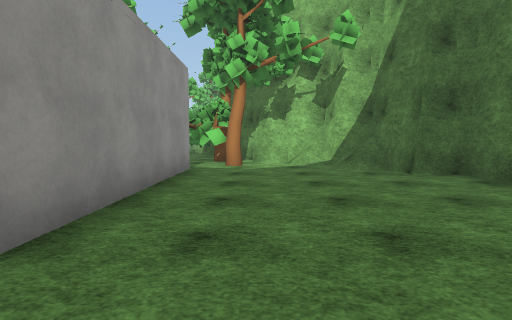
View 1 (above)

14 first-person views from a walk through a 3-D level made in the Unity game engine. The camera is 1.3 m above the floor, tilts 4° down and sees 80° across. The floor is counted in squares, 2 m on a side. Each view is taken from the middle of a square. On the plan, view 1 faces up. The plan holds only what a view shows up to about 10 squares ahead; the rest is blank. The place goes on beyond the plan. The player is left out. Door leaves are left out, so doorways stand open. Some surface patterns are stand-ins.

View 2
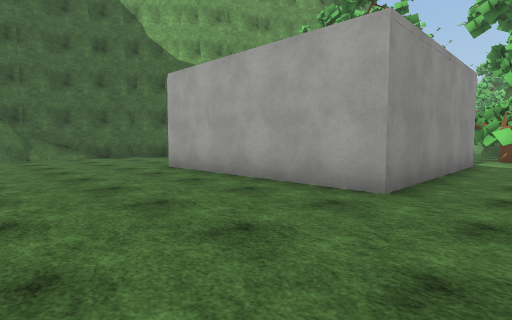

View 3
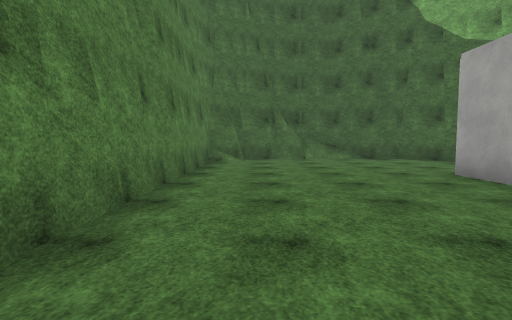

View 4
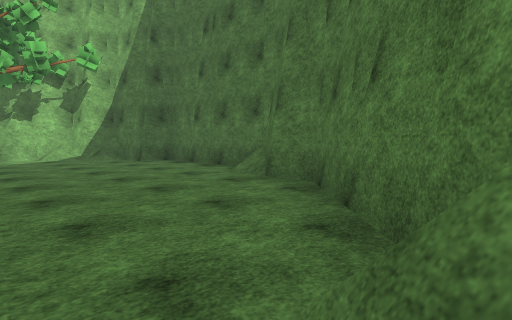

View 5
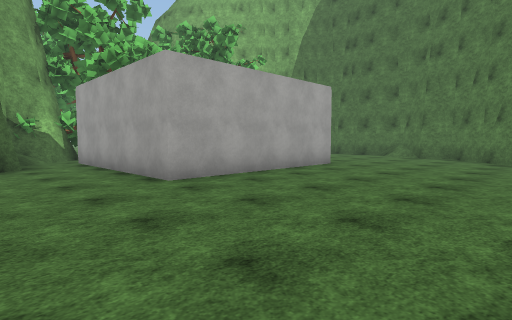

View 6
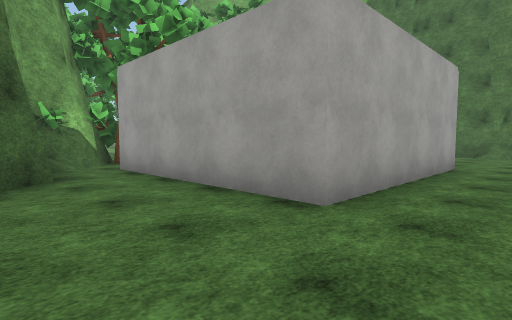

View 7
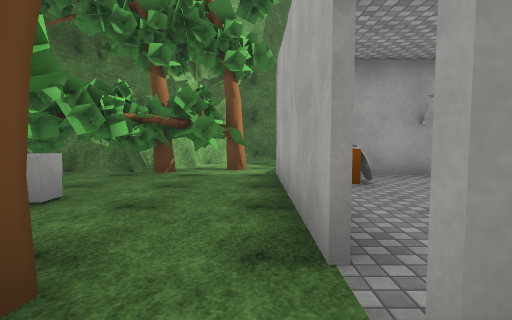

View 8
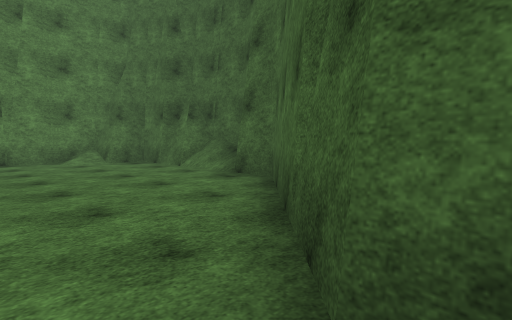

View 9
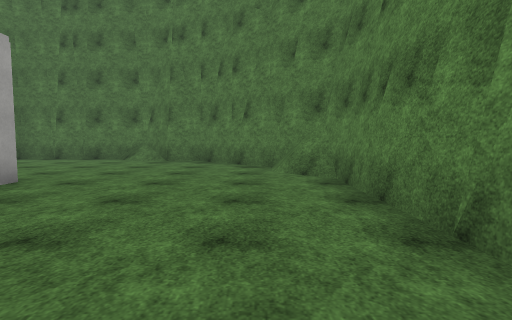

View 10
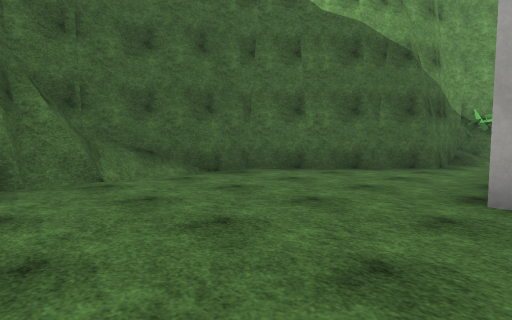

View 11
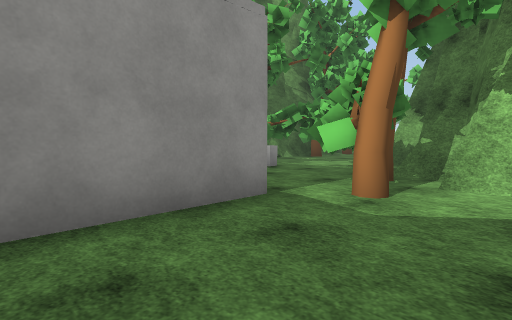

View 12
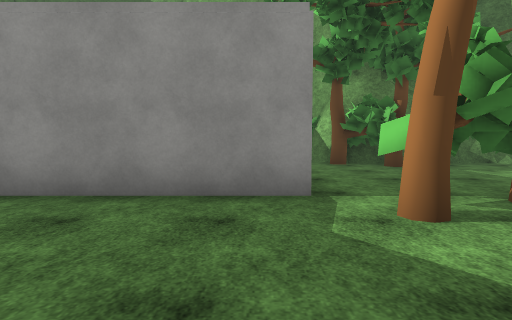

View 13
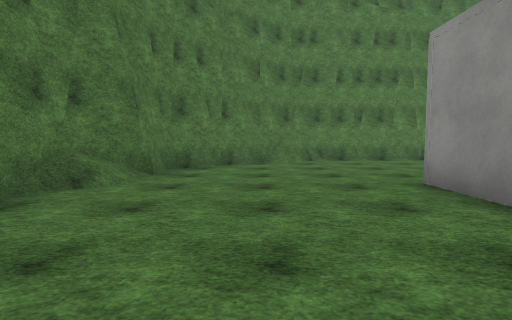

View 14
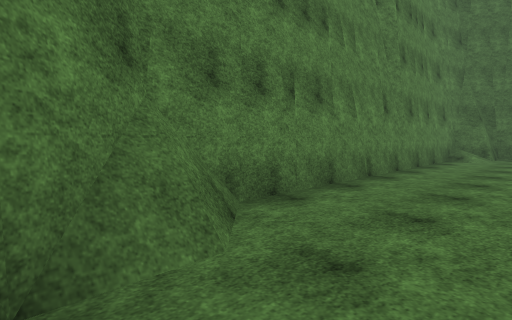

### Floor plan
Key: @ floor where view 1 was taken; # wall or solid block; . floor; / step, stairs or slope; D open door; O other object.
Columns run from 12 left of view 1 to 4 right of it. Each row starts with its distance up from view 1.
 11       ### O#
 10       ##OOO##
  9       #OO O####
  8     ###O .OO./##
  7     #.D# ###../#
  6    ##.D#  O#...##
  5   ##..#   O#....#
  4  ##...    ##....#
  3  #....#   ##....#
  2 ##....######....#
  1 #/.............##
  0 #/..........@..#
 -1 ##............##
 -2  #...........##
 -3  ##/........##
 -4   ###########

Positions as (right, up) in squares from view 1, and headings:
1: (0, 0), facing up
2: (0, -2), facing up-left
3: (-1, -2), facing left
4: (-1, -3), facing up-right
5: (-9, -3), facing up-right
6: (-9, 0), facing up-right
7: (-7, 7), facing right
8: (-7, 6), facing down-left
9: (-6, -2), facing right
10: (-6, -2), facing up-left
11: (1, 4), facing up-left
12: (2, 6), facing left
13: (1, 6), facing down
14: (1, -1), facing down-left
